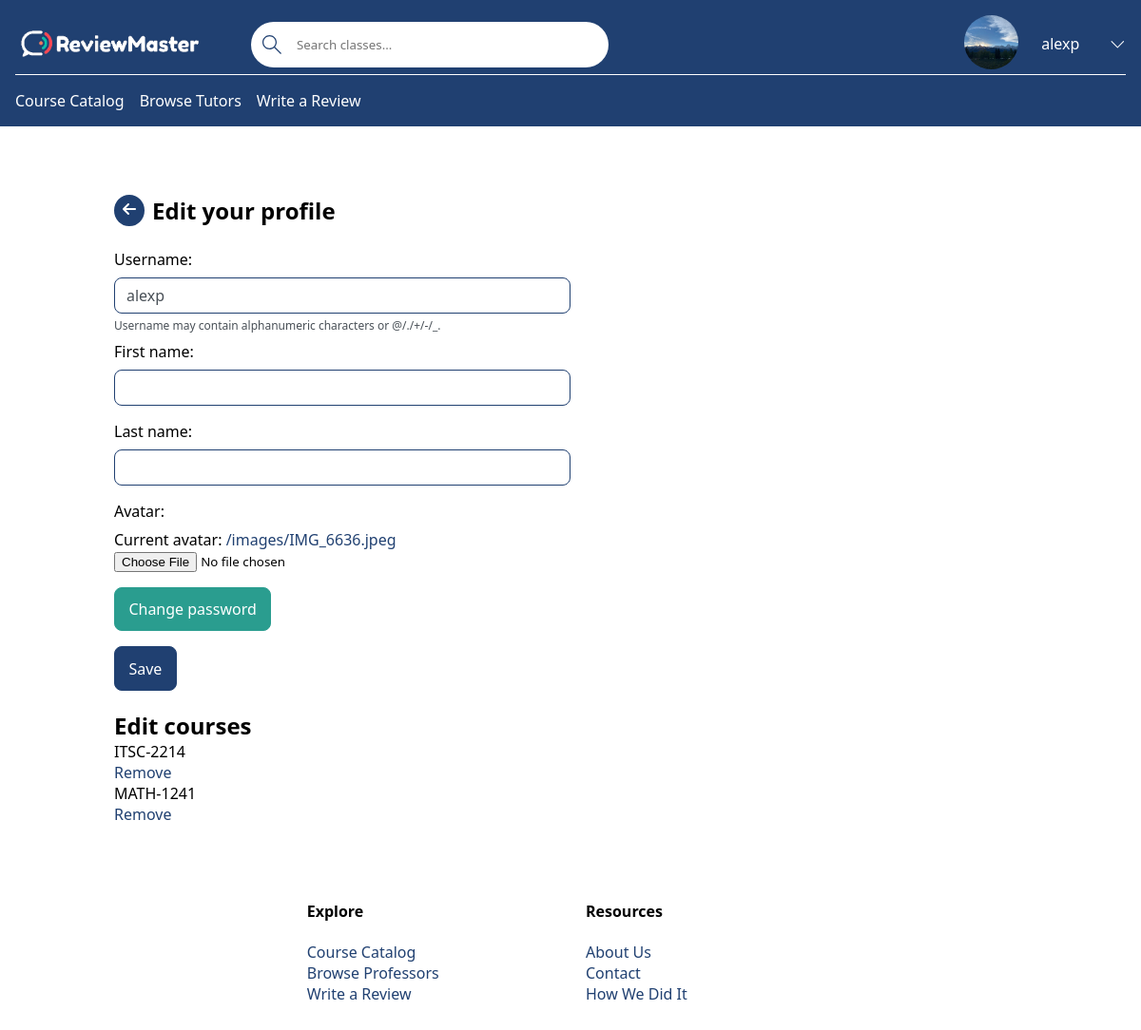
Screenshot of /profile/alexp/edit-profile (signed in) with the database file from the repository.
### base/models.py (models this page shows, shortened)
class Professor(models.Model):
    name = models.CharField(max_length=100)  # First & Last Name (John Doe)
    avatar = models.ImageField(null=True, default='avatar.svg')
    verified = models.BooleanField(default=False)  # If the professor is verified by email
    user_account = models.OneToOneField(User, on_delete=models.CASCADE, null=True, blank=True)

class Course(models.Model):
    name = models.CharField(max_length=200)  # Ex: Software Engineering
    department = models.ForeignKey(Department, null=True,
                                   on_delete=models.SET_NULL)  # NOT SURE IF SET NULL IS GOOD HERE
    number = models.IntegerField(null=False)  # Ex: 3155
    students = models.ManyToManyField(User, related_name='students',
                                      blank=True)  # The students who are taking the course
    professor = models.ManyToManyField(Professor, related_name='professor')  # The professor who teach the course
    tutor = models.ManyToManyField(Tutor, related_name='course', blank=True)
    credit_hours = models.IntegerField() # EX: 3
    class Meta:
        ordering = ['department', 'number']  # Order by department, number, and section number.
    def __str__(self):
        return f'{self.department}-{self.number}'  # Calling will return DEPT-####

class Department(models.Model):
    name = models.CharField(max_length=4)  # EX: ITSC, MATH, ITIS, etc
    def __str__(self):
        return self.name  # Calling Department will return name

### base/views/views_profile.py (the view, shortened to what this page needs)
# urls.py: path('profile/<str:pk>/edit-profile', edit_profile, name='edit-profile'),
@login_required(login_url='login')
def edit_profile(request, pk):
    user = User.objects.get(username=pk)
    userForm = UserForm(instance=user)
    passwordForm = PasswordChange(user)
    try:
        professor = Professor.objects.get(user_account=user)
    except Professor.DoesNotExist:
        professor = None
    option = request.POST.get('option') if request.POST.get('option') != None else 'no'
    context = {
        'userForm': userForm,
        'passwordForm': passwordForm,
        'user': user,
        'courses': user.students.all(),
        'reviews': user.review_set.all(),
        'option': option,
        'professor': professor,
        'avatar': professor.avatar.url if professor and professor.avatar else None
    }
    return render(request, 'base/profile/edit_profile.html', context)

### base/forms.py
class UserForm(ModelForm):
    class Meta:
        model = User
        fields = ["username", "first_name", "last_name"]

class PasswordChange(PasswordChangeForm):
    class Meta:
        model = User
        fields = ["old_password", "new_password1", "new_password2"]

### base/templates/base/profile/edit_profile.html (shortened to what this page needs)
{% extends 'main.html' %} {% load static %} {% block content %}
<main>
  <div class="button-title">
    <a href="{{ request.META.HTTP_REFERER }}" class="svg-button">
    </a>
    <h2>Edit your profile</h2>
  </div>
  <div>
    <form class="form form-left user" action="" method="POST" enctype="multipart/form-data">
      <label for="username">{{userForm.username.label}}:</label>
      {{userForm.username}}
      <span class="help-text">Username may contain alphanumeric characters or @/./+/-/_.</span>
      {% if professor %}
        <label for="first_name">{{userForm.first_name.label}}:</label>
        {{userForm.first_name}}
        <label for="last_name">{{userForm.last_name.label}}:</label>
        {{userForm.last_name}}
      {% endif %}
      {% if professor %}
        <label for="avatar">Avatar:</label>
        <div class="file-upload">
          {% if professor.avatar.url %}<p>Current avatar: <a href="{{ professor.avatar.url }}">{{ professor.avatar.url }}</a></p>{% endif %}
          <input type="file" name="avatar" id="avatar">
        </div>
      {% endif %}
      <button type="button" class="secondary-button" id="change-password">
        Change password
      </button>
      <button type="submit" class="primary-button">Save</button>
    </form>
  </div>
  <div>
    <h2>Edit courses</h2>
    {% if courses %}
      {% for course in courses %}
      <div>
        <p>{{ course }}</p>
        <a href="{% url 'remove-course' course %}">Remove</a>
      </div>
      {% endfor %}
    {% else %}
      <p>No courses added.</p>
    {% endif %}
  </div>
</main>
{% endblock content %}

### templates/navbar.html (shortened to what this page needs)
{% load static %}
<header class="header header--loggedIn">
  <div class="container">
    <a href="{% url 'home' %}" class="header__logo">
      <img src="{% static 'images/reviewMasterLogo.png' %}" />
    </a>
    <form class="header__search" method="GET" action="{% url 'courses' %}">
      <label>
        <input name="q" {% if q is not None %} value="{{ q }}" {% endif %} placeholder="Search classes..." />
      </label>
    </form>
    <nav class="header__menu">
      {% if request.user.is_authenticated %}
      <div class="header__user">
        <a href="{% url 'profile' request.user %}">
          <div class="avatar avatar--medium active">
            {% if request.user.professor.avatar %}
              <img src="{{ request.user.professor.avatar.url }}" />
            {% else %}
              <img src="{% static 'images/avatar.svg' %}" />
            {% endif %}
          </div>
          <p>{{ request.user.username }}</p>
        </a>
        <button class="dropdown-button">
          <svg xmlns="http://www.w3.org/2000/svg" width="16" height="16" viewBox="0 0 16 16">
            <title>chevron-down</title>
            <path d="M1.646 4.646a.5.5 0 0 1 .708 0L8 10.293l5.646-5.647a.5.5 0 0 1 .708.708l-6 6a.5.5 0 0 1-.708 0l-6-6a.5.5 0 0 1 0-.708"/>
          </svg>
        </button>
      </div>
      {% else %}
      <a href="{% url 'login' %}">
        <img src="{% static 'images/avatar.svg' %}" />
        <p>Login</p>
      </a>
      {% endif %}
    </nav>
  </div>
  <div class="subheader-mobile">
    <ul class="header_links">
      <li><a href="{% url 'courses' %}">Course Catalog</a></li>
      <li><a href="{% url 'professor-list' %}">Browse Tutors</a></li>
      {% if request.user.is_authenticated %}
        <li><a href="{% url 'review' %}">Write a Review</a></li>
      {% endif %}
    </ul>
  </div>
</header>

### static/styles/styles.css (style rules this page uses)
:root { --primary-color: #204071; --secondary-color: #2a9d8f; --light-color: #ffffff; --error-color: #ba2d3d; --success-color: #2a9d8f; --dark-gray: #495057; --light-grey: #dee2e6; --star-color: #ffb900; --star-color-hover: gold; --star-color-active: #ea0; }
* { font-family: "Segoe UI", Roboto, Oxygen, Ubuntu, Cantarell, "Open Sans", "Helvetica Neue", sans-serif; margin: 0; padding: 0; box-sizing: border-box; text-rendering: optimizeLegibility; }
main:not(.home) { width: 80%; margin: 4rem auto; }
h2 { margin-top: 0.83em; }
a { color: var(--primary-color); text-decoration: none; }
.button-title { display: flex; align-items: center; gap: 0.5rem; }
.button-title h2 { margin-top: 0; padding: 0.5rem 0; }
.header { padding: 1rem 3rem; background-color: var(--primary-color); color: var(--light-color); }
.header > .container { display: flex; gap: 4rem; align-items: center; }
.header__logo, .header__user { display: flex; gap: 2rem; align-items: center; }
.header__logo > img { width: 100%; max-width: 200px; }
.header__search > label { display: flex; align-items: center; gap: 1rem; background-color: var(--light-color); padding: 0.5rem; padding-left: 0; border-radius: 50px; position: relative; }
.header__search svg { width: 1.25rem; height: 2rem; margin-left: 0.75rem; fill: var(--primary-color); }
.header__search input { width: 20rem; background: transparent; border: none; padding: 0; }
.subheader-mobile { display: none; }
@media screen and (max-width: 1200px) { .header { padding: 1rem; } }
@media screen and (max-width: 1200px) { .header > .container { gap: 3rem; } }
@media screen and (max-width: 1200px) { .subheader-mobile { display: block; border-top: 1px solid var(--light-color); padding-top: 1rem; } }
.header_links { list-style-type: none; padding: 0; display: flex; gap: 1rem; }
.header_links a { color: var(--light-color) }
.header__menu { margin-left: auto; position: relative; }
.header__menu a { display: flex; gap: 1.5rem; align-items: center; font-weight: 500; text-decoration: none; color: var(--light-color); }
.header__menu img { height: 3.6rem; }
.header__menu p { line-height: 1.2; }
.header__menu svg { width: 1.6rem; height: 1.6rem; }
.dropdown-button { background: transparent; border: 0; outline: 0; cursor: pointer; padding-top: 0.25rem; transition: transform 0.3s; }
.dropdown-button svg, .dropdown-menu a svg { fill: var(--light-color); width: 1.25em; }
.header__user img { height: 57px; width: 57px; border-radius: 100%; object-fit: cover; }
div.password-profile ~ button { display: block; margin-bottom: 1rem; }
div.password-profile ~ button ~ button { display: block; }
input, select { width: 100%; padding: 1rem; outline: none; }
input[type="file"] { padding: 0; }
input[type="text"], input[type="password"], select, textarea { padding: 0.375rem 0.75rem; margin-top: 0.5rem; display: block; font-size: 1rem; color: var(--dark-gray); border: 1px solid var(--primary-color); border-radius: 0.5rem; transition: border-color 0.15s ease-in-out, box-shadow 0.15s ease-in-out; }
input[type="text"], input[type="password"], select { height: calc(2.25rem + 2px); line-height: 1.5; background-color: var(--light-color); }
.primary-button, .secondary-button { width: fit-content; padding: 0.7rem 0.9rem; border-radius: 0.5rem; font-size: 1rem; color: var(--light-color); }
.primary-button { border: 1px solid var(--primary-color); background-color: var(--primary-color); }
.secondary-button { border: 1px solid var(--secondary-color); background-color: var(--secondary-color); margin-right: 1rem; }
.svg-button { border-radius: 100%; background-color: var(--primary-color); padding: 0.4rem 0.5rem 0.3rem 0.5rem; }
.svg-button svg { fill: var(--light-color); width: 1rem; height: 1rem; }
.form { width: 70%; margin: 0 auto; text-align: left; gap: 1rem; }
.form-left { margin: 1rem 0; }
.user.form { width: 30%; }
@media screen and (max-width: 1200px) { .user.form { width: 50%; } }
.form input, .form select, .form textarea { margin-bottom: 1rem; }
.help-text { margin-top: -0.75rem; margin-bottom: 0.5rem; color: var(--dark-gray); font-size: 0.75rem; display: block; }
.file-upload { margin-top: .5rem; }

### rows the page displays
Professor: avatar "/images/IMG_6636.jpeg"
Course: department+number "ITSC-2214"
Course: department+number "MATH-1241"

### other values shown
{{ request.user.username }} "alexp"
{{ userForm.username.label }} "Username"
{{ userForm.first_name.label }} "First name"
{{ userForm.last_name.label }} "Last name"
